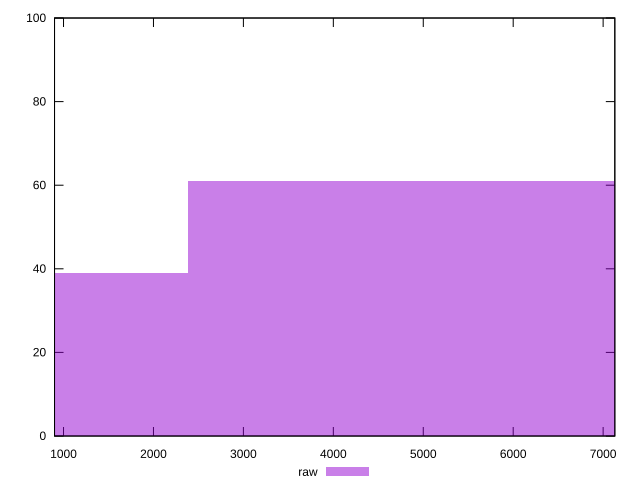

Source code (gnuplot):
reset

$raw <<EOF
4765.8481661457745 61
0 39
EOF

set key outside below
set boxwidth 4765.8481661457745
set xrange [900:7130]
set yrange [0:100]
set trange [0:100]
set style fill transparent solid 0.5 noborder
set terminal svg size 640, 490 enhanced background rgb 'white'
set output "report_00009_2021-02-08T22-37-41.559Z/unused-javascript/samples/pages/raw/histogram.svg"

plot $raw title "raw" with boxes

reset
